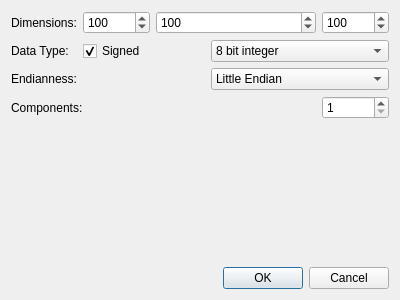
<?xml version="1.0" encoding="UTF-8"?>
<ui version="4.0">
 <class>RAWFileReaderDialog</class>
 <widget class="QDialog" name="RAWFileReaderDialog">
  <property name="geometry">
   <rect>
    <x>0</x>
    <y>0</y>
    <width>400</width>
    <height>300</height>
   </rect>
  </property>
  <property name="windowTitle">
   <string>Dialog</string>
  </property>
  <layout class="QGridLayout" name="gridLayout">
   <item row="4" column="1">
    <widget class="QLabel" name="label_5">
     <property name="text">
      <string>Data Type:</string>
     </property>
    </widget>
   </item>
   <item row="3" column="1">
    <widget class="QLabel" name="label">
     <property name="text">
      <string>Dimensions:</string>
     </property>
    </widget>
   </item>
   <item row="3" column="3" colspan="3">
    <widget class="QSpinBox" name="dimensionY">
     <property name="maximum">
      <number>2147483647</number>
     </property>
     <property name="value">
      <number>100</number>
     </property>
    </widget>
   </item>
   <item row="3" column="6">
    <widget class="QSpinBox" name="dimensionZ">
     <property name="minimum">
      <number>1</number>
     </property>
     <property name="maximum">
      <number>2147483647</number>
     </property>
     <property name="value">
      <number>100</number>
     </property>
    </widget>
   </item>
   <item row="6" column="6">
    <widget class="QSpinBox" name="numComponents">
     <property name="minimum">
      <number>1</number>
     </property>
     <property name="maximum">
      <number>3</number>
     </property>
    </widget>
   </item>
   <item row="3" column="2">
    <widget class="QSpinBox" name="dimensionX">
     <property name="minimum">
      <number>1</number>
     </property>
     <property name="maximum">
      <number>2147483647</number>
     </property>
     <property name="value">
      <number>100</number>
     </property>
    </widget>
   </item>
   <item row="9" column="1" colspan="6">
    <widget class="QDialogButtonBox" name="buttonBox">
     <property name="orientation">
      <enum>Qt::Horizontal</enum>
     </property>
     <property name="standardButtons">
      <set>QDialogButtonBox::Cancel|QDialogButtonBox::Ok</set>
     </property>
    </widget>
   </item>
   <item row="6" column="1" colspan="4">
    <widget class="QLabel" name="label_7">
     <property name="text">
      <string>Components:</string>
     </property>
    </widget>
   </item>
   <item row="8" column="1">
    <spacer name="verticalSpacer">
     <property name="orientation">
      <enum>Qt::Vertical</enum>
     </property>
     <property name="sizeHint" stdset="0">
      <size>
       <width>20</width>
       <height>40</height>
      </size>
     </property>
    </spacer>
   </item>
   <item row="5" column="4" colspan="3">
    <widget class="QComboBox" name="endianness">
     <property name="currentIndex">
      <number>1</number>
     </property>
     <item>
      <property name="text">
       <string>Big Endian</string>
      </property>
     </item>
     <item>
      <property name="text">
       <string>Little Endian</string>
      </property>
     </item>
    </widget>
   </item>
   <item row="4" column="4" colspan="3">
    <widget class="QComboBox" name="dataType">
     <item>
      <property name="text">
       <string>8 bit integer</string>
      </property>
     </item>
     <item>
      <property name="text">
       <string>16 bit integer</string>
      </property>
     </item>
     <item>
      <property name="text">
       <string>32 bit integer</string>
      </property>
     </item>
     <item>
      <property name="text">
       <string>64 bit integer</string>
      </property>
     </item>
     <item>
      <property name="text">
       <string>32 bit floating point</string>
      </property>
     </item>
     <item>
      <property name="text">
       <string>64 bit floating point</string>
      </property>
     </item>
    </widget>
   </item>
   <item row="5" column="1" colspan="3">
    <widget class="QLabel" name="label_6">
     <property name="text">
      <string>Endianness:</string>
     </property>
    </widget>
   </item>
   <item row="4" column="2">
    <widget class="QCheckBox" name="signedness">
     <property name="text">
      <string>Signed</string>
     </property>
     <property name="checked">
      <bool>true</bool>
     </property>
    </widget>
   </item>
   <item row="7" column="1" colspan="6">
    <widget class="QLabel" name="statusLabel">
     <property name="text">
      <string/>
     </property>
    </widget>
   </item>
  </layout>
 </widget>
 <tabstops>
  <tabstop>dimensionX</tabstop>
  <tabstop>dimensionY</tabstop>
  <tabstop>dimensionZ</tabstop>
  <tabstop>signedness</tabstop>
  <tabstop>dataType</tabstop>
  <tabstop>endianness</tabstop>
  <tabstop>numComponents</tabstop>
  <tabstop>buttonBox</tabstop>
 </tabstops>
 <resources/>
 <connections>
  <connection>
   <sender>buttonBox</sender>
   <signal>accepted()</signal>
   <receiver>RAWFileReaderDialog</receiver>
   <slot>accept()</slot>
   <hints>
    <hint type="sourcelabel">
     <x>248</x>
     <y>254</y>
    </hint>
    <hint type="destinationlabel">
     <x>157</x>
     <y>274</y>
    </hint>
   </hints>
  </connection>
  <connection>
   <sender>buttonBox</sender>
   <signal>rejected()</signal>
   <receiver>RAWFileReaderDialog</receiver>
   <slot>reject()</slot>
   <hints>
    <hint type="sourcelabel">
     <x>316</x>
     <y>260</y>
    </hint>
    <hint type="destinationlabel">
     <x>286</x>
     <y>274</y>
    </hint>
   </hints>
  </connection>
 </connections>
</ui>
